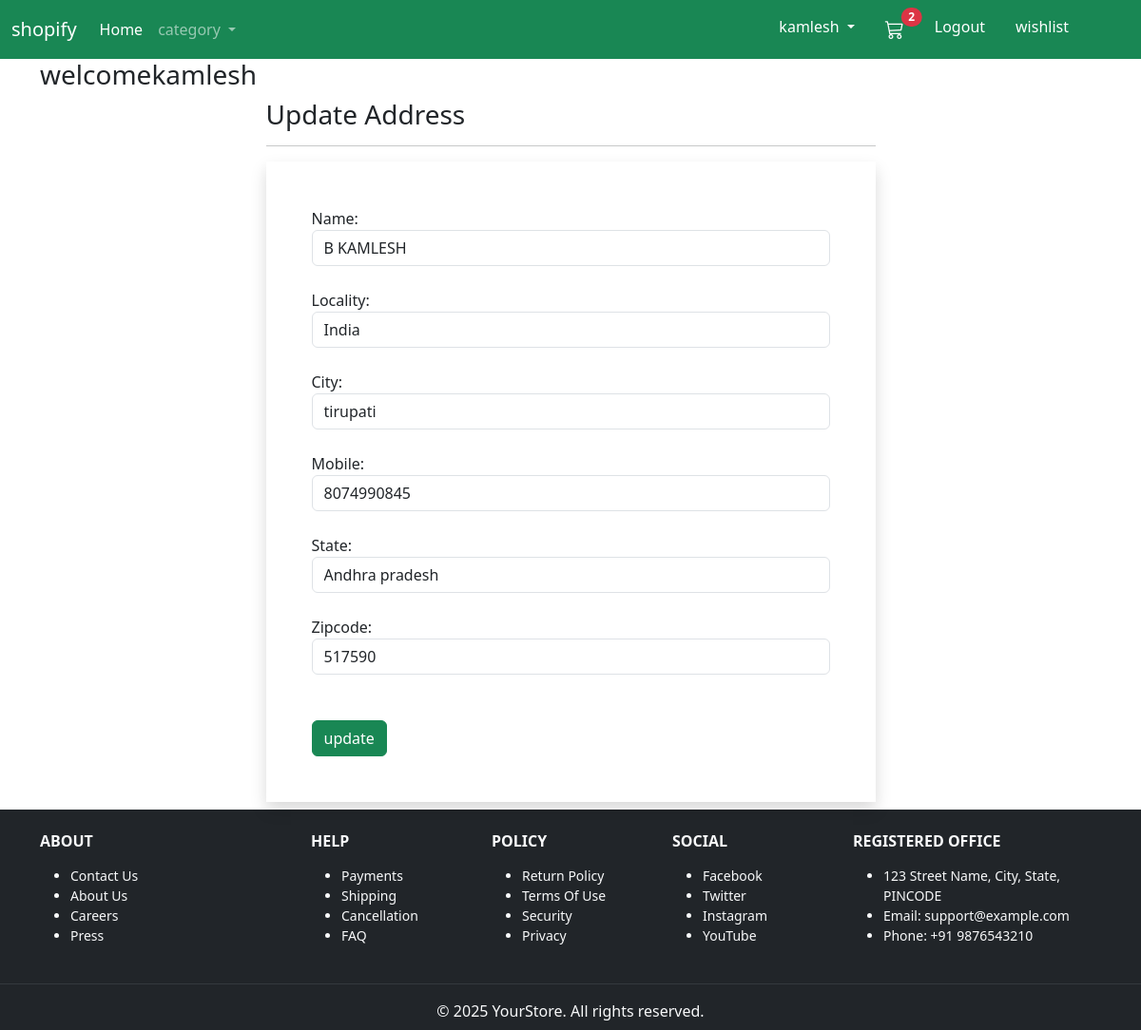
/updateaddress/1/ (signed in), run on the app's committed database.
### app/models.py (models this page shows, shortened)
class Customer(models.Model):
    user=models.ForeignKey(User,on_delete=models.CASCADE)
    name=models.CharField(max_length=200)
    locality=models.CharField(max_length=200)
    city=models.CharField(max_length=50)
    mobile=models.IntegerField(default=0)
    zipcode=models.IntegerField()
    state=models.CharField(choices=STATE_CHOICES,max_length=100)

### app/views.py (the view, shortened to what this page needs)
# urls.py: path('updateaddress/<int:id>/',views.updateAddress,name='updateaddress'),
def updateAddress(request,id):
    object = Cart.objects.filter(user=request.user).count()
    address=Customer.objects.get(id=id)
    form=Customerform(instance=address)
    return render(request,'updateaddress.html',locals())

### app/forms.py
class Customerform(forms.ModelForm):
    class Meta:
        model=Customer
        fields=['name','locality','city','mobile','state','zipcode']
        widgets={
            'name':forms.TextInput(attrs={'class':'form-control'}),
            'locality':forms.TextInput(attrs={'class':'form-control'}),
             'city':forms.TextInput(attrs={'class':'form-control'}),
              'mobile':forms.NumberInput(attrs={'class':'form-control'}),
               'state':forms.Select(attrs={'class':'form-control'}),
                'zipcode':forms.NumberInput(attrs={'class':'form-control'})
        }

### templates/updateaddress.html (shortened to what this page needs)
{% extends "base.html" %}
{% load static %}
{% block main-content %}
<div class="container">
    <div class="row">
            <h3>welcome{{request.user}}</h3>
        <div class="col-sm-7 mx-auto">
            <h3>Update Address</h3>
            <hr>
            <form action="" method="post" novalidate class="shadow p-5">
            {% for fm in form %}
            {{ fm.label_tag }} {{ fm }}
               <small class="text-danger">{{ fm.errors|striptags }}</small><br>
              {% endfor %}
            <br>
            <input type="submit" value='update'class=" btn btn-success"><br>
            </form>
        </div>
  </div>
</div>
{% endblock main-content %}

### templates/base.html (shortened to what this page needs)
{% load static %}
<!DOCTYPE html>
<html>
<head>
  <link href="https://cdn.jsdelivr.net/npm/bootstrap@5.3.0/dist/css/bootstrap.min.css" rel="stylesheet">
  <link rel="stylesheet" href="https://cdn.jsdelivr.net/npm/bootstrap-icons@1.11.3/font/bootstrap-icons.min.css">
</head>
<body>
    <nav class="navbar navbar-expand-lg  navbar-dark bg-success sticky-top">
        <div class="container-fluid">
          <a class="navbar-brand" href="#">shopify</a>
          {% if request.user.is_authenticated %}
          <div class="collapse navbar-collapse" id="navbarSupportedContent">
            <ul class="navbar-nav me-auto mb-2 mb-lg-0">
              <li class="nav-item">
                <a class="nav-link active" aria-current="page" href="{% url 'home' %}">Home</a>
              </li>
              <li class="nav-item dropdown">
                <a class="nav-link dropdown-toggle" href="#" role="button" data-bs-toggle="dropdown" aria-expanded="false">
                  category
                </a>
              </li>
            </ul>
            <ul class="navbar-nav me-5 mb-2 mb-lg-0">
                <li class="nav-item dropdown mx-2">
                    <a class="nav-link dropdown-toggle text-white" href="#" role="button" data-bs-toggle="dropdown" aria-expanded="false">
                        {{request.user}}
                    </a>
                  </li>
                  <li class="nav-item mx-2 position-relative">
                    <a href="{% url 'show_cart' %}" class="nav-link text-white">
                      <i class="bi bi-cart3 fs-5"></i>
                      {% if object %}
                        <span class="position-absolute top-0 start-100 translate-middle-x badge rounded-pill bg-danger" >
                          {{ object }}
                        </span>
                      {% endif %}
                    </a>
                  </li>
                  <li class="nav-item mx-2">
                    <a href="{% url 'logout' %}" class="nav-link text-white">Logout</a>
                  </li>
                  <li class="nav-item mx-2">
                    <a href="{% url 'wishlist_page' %}" class="nav-link text-white"> wishlist</a>
                  </li>
                  {% else %}
                  <li class="nav-item mx-2 text-decoration-none ">
                    <a href="{% url 'login' %}" class="text-white btn btn-primary">Login</a>
                  </li>
            {% endif %}
            </ul>
          </div>
        </div>
      </nav>
       {% block main-content %}{% endblock main-content %}
       <footer class="bg-dark text-light pt-4 pb-2 mt-2 ">
        <div class="container text-md-left">
          <div class="row">
            <div class="col-md-3 col-lg-3 col-xl-3 mx-auto mb-3">
              <h6 class="text-uppercase fw-bold mb-3">About</h6>
              <ul class="small">
                <li><a href="#" class="text-decoration-none text-light">Contact Us</a></li>
                <li><a href="#" class="text-decoration-none text-light">About Us</a></li>
                <li><a href="#" class="text-decoration-none text-light">Careers</a></li>
                <li><a href="#" class="text-decoration-none text-light">Press</a></li>
              </ul>
            </div>
            <div class="col-md-2 col-lg-2 col-xl-2 mx-auto mb-3">
              <h6 class="text-uppercase fw-bold mb-3">Help</h6>
              <ul class="small">
                <li><a href="#" class="text-decoration-none text-light">Payments</a></li>
                <li><a href="#" class="text-decoration-none text-light">Shipping</a></li>
                <li><a href="#" class="text-decoration-none text-light">Cancellation</a></li>
                <li><a href="#" class="text-decoration-none text-light">FAQ</a></li>
              </ul>
            </div>
            <div class="col-md-2 col-lg-2 col-xl-2 mx-auto mb-3">
              <h6 class="text-uppercase fw-bold mb-3">Policy</h6>
              <ul class="small">
                <li><a href="#" class="text-decoration-none text-light">Return Policy</a></li>
                <li><a href="#" class="text-decoration-none text-light">Terms Of Use</a></li>
                <li><a href="#" class="text-decoration-none text-light">Security</a></li>
                <li><a href="#" class="text-decoration-none text-light">Privacy</a></li>
              </ul>
            </div>
            <div class="col-md-2 col-lg-2 col-xl-2 mx-auto mb-3">
              <h6 class="text-uppercase fw-bold mb-3">Social</h6>
              <ul class="small">
                <li><a href="#" class="text-decoration-none text-light">Facebook</a></li>
                <li><a href="#" class="text-decoration-none text-light">Twitter</a></li>
                <li><a href="#" class="text-decoration-none text-light">Instagram</a></li>
                <li><a href="#" class="text-decoration-none text-light">YouTube</a></li>
              </ul>
            </div>
            <div class="col-md-3 col-lg-3 col-xl-3 mx-auto mb-3">
              <h6 class="text-uppercase fw-bold mb-3">Registered Office</h6>
              <ul class="small">
                <li>123 Street Name, City, State, PINCODE</li>
                <li>Email: support@example.com</li>
                <li>Phone: +91 9876543210</li>
              </ul>
            </div>
          </div>
        </div>
        <hr class="mb-3 mt-2 text-secondary">
        <div class="text-center">
          <p class="mb-0">&copy; 2025 YourStore. All rights reserved.</p>
        </div>
      </footer>
</body>
</html>

### data on the page
Customer: form "B KAMLESH" "India" "tirupati" "8074990845" "Andhra pradesh" "517590"

### other printed values
{{ request.user }} "kamlesh"
{{ object }} "2"
{{ fm.label_tag }} "Name:" "Locality:" "City:" "Mobile:" "State:" "Zipcode:"
